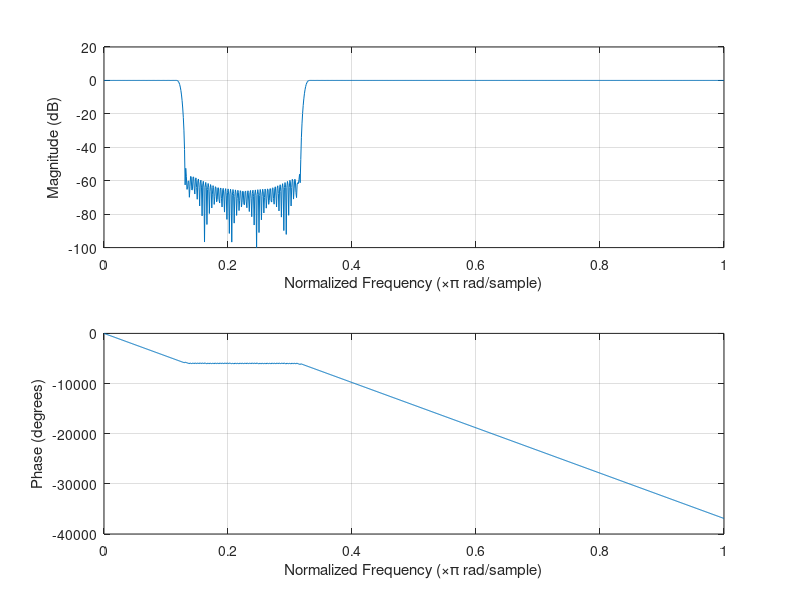
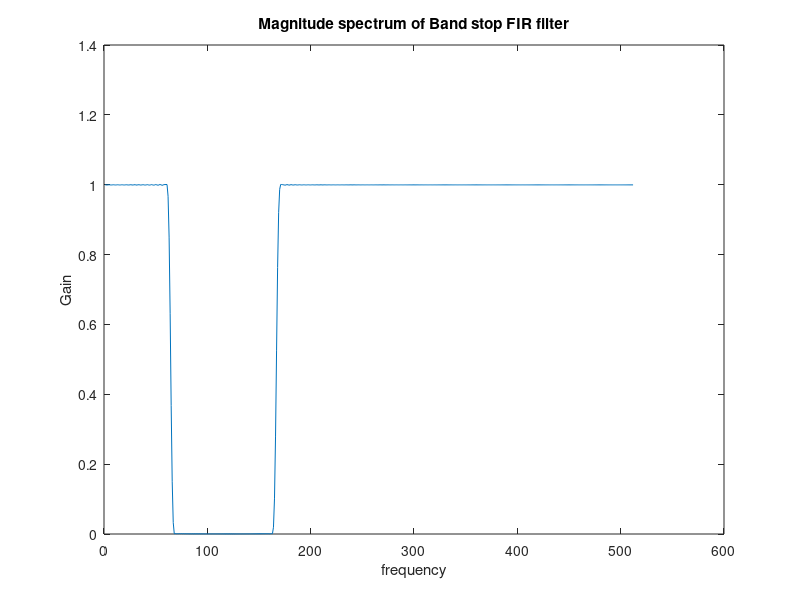

Reproduce these figures in MATLAB, in order.
%% Experiment - 4
% Exercise - 4
clc;
clear;
figure;

%% Band stop FIR filter design using the window method
Fs = 2000;  % Sampling frequency
w_lp = 200 / Fs;  % Lower pass band edge frequency
w_ls = 300 / Fs;  % Lower stop band edge frequency
w_up = 700 / Fs;  % Upper pass band edge frequency
w_us = 600 / Fs;  % Upper stop band edge frequency
w_lc = w_lp + (w_ls - w_lp) / 2;  % Lower cutoff frequency
w_uc = w_us + (w_up - w_us) / 2;  % Upper cutoff frequency
% Stop band attenuation = 50dB

k = 4;  % Hamming window
N = floor((2 * k * pi) / (w_up - w_us));  % Order of filter
win = window(@hamming, N+1);  % Hamming window
NUM = fir1(N, [w_lc, w_uc], 'stop', win);  % Numerator coefficients of T[z]
DEN = [1];  % Denominator coefficients of T[z]
freqz(NUM, DEN)  % Frequency response

figure;
H = freqz(NUM, DEN);  % Frequency response
plot(abs(H))  % Magnitude spectrum
title('Magnitude spectrum of Band stop FIR filter')
xlabel('frequency'), ylabel('Gain')
